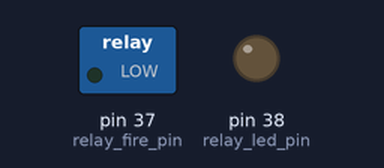
The sketch below on a simulated Arduino Mega 2560, built with avr-gcc and run on an emulated ATmega2560. Shown: switched loads named in the sketch (green lamp = pin HIGH), output pins drawn as LEDs (lit = HIGH).

Above: at 1.0 s.
At 3.0 s:
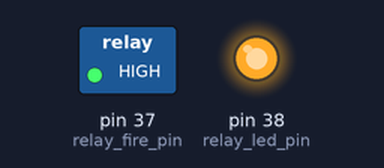
Timing chart, 0 to 5.2 s (numbered marks = the images above):
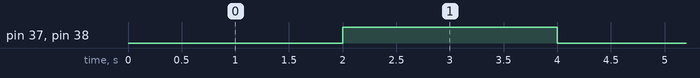

Measured:
- by itself, pin 37 (relay_fire_pin), pin 38 (relay_led_pin): alternates HIGH for 2.0 s and LOW for 2.0 s

The sketch:

sketch_feb06b.ino
```cpp
#define relay_led_pin 38
#define relay_fire_pin 37

void setup() {
  // put your setup code here, to run once:
  pinMode(relay_led_pin, OUTPUT);
  pinMode(relay_fire_pin, OUTPUT);
}

void loop() {
  // put your main code here, to run repeatedly:
  digitalWrite(relay_led_pin, 0);      //relay off
 digitalWrite(relay_fire_pin, 0);      //relay off
  delay(2000);
  digitalWrite(relay_led_pin, 1);      //relay on
  digitalWrite(relay_fire_pin, 1);      //relay off
  delay(2000);
}
```
